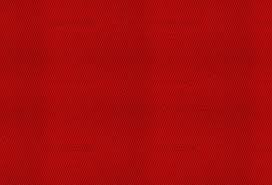
#> input picture color_test_v4/tests/test_alizarin-crimson.jpg, 272 x 185 px, found by its file name; its folder holds 4 pictures in this run
$ python color_HSV_rxy.py
#> lines starting #> are read from the running program, lines starting #| are printed output that depends on the picture; pictures that were not available may be replaced by others from this repository, and a replacement may not be noted
import os
import math
import cv2
import numpy as np

#pic_dir = '/home/evga/rxy/color_test/gen_color_pic/'
pic_dir = 'C:\\Users\\renxinyuan\\Desktop\\color_test\\gen_color_pic\\'

pic_tests_dir = 'C:\\Users\\renxinyuan\\Desktop\\color_test\\tests\\'

#colors = ['yellow.jpg', 'red.jpg', 'blue.jpg', 'green.jpg', 'black.jpg', 'white.jpg']
#test_pic = ['test_yellow.jpg', 'test_deep_blue.png', 'test_green.jpg', 'test_blue.jpg', 'test_red.jpeg', 'mid_yellow.png', 'gold_yellow.jpeg', 'test_green_2.jpg']

colors = os.listdir(pic_dir)
test_pic = os.listdir(pic_tests_dir)

count = len(test_pic)
right_num = 0.0

for t in test_pic:
    value_dict = {}
    img1 = cv2.imread(pic_tests_dir+t, cv2.IMREAD_COLOR)
#> img1 is the input picture: shape (185, 272, 3); mean B, G, R 11.3, 10.9, 167.9
    img1 = cv2.resize(img1, (400, 400), interpolation=cv2.INTER_CUBIC)
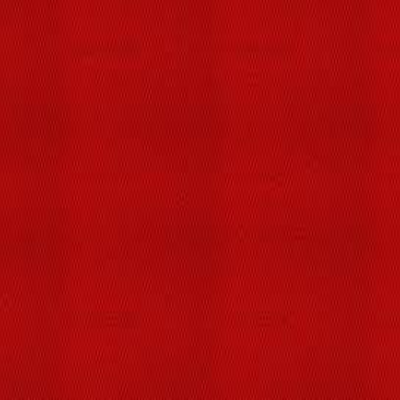
#> img1: shape (400, 400, 3); mean B, G, R 11.3, 10.9, 167.9

    HSV1 = cv2.cvtColor(img1, cv2.COLOR_BGR2HSV)
#> HSV1: shape (400, 400, 3); mean H, S, V 2, 239, 167.9
    aH1, aS1, aV1 = cv2.split(HSV1)
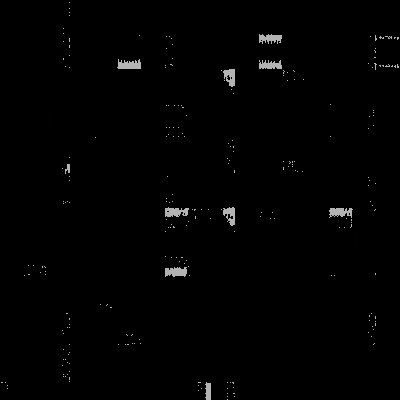
#> aH1: shape (400, 400); min 0, max 179, mean 2
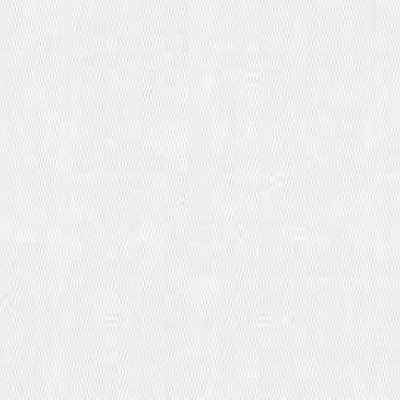
#> aS1: shape (400, 400); min 215, max 255, mean 239
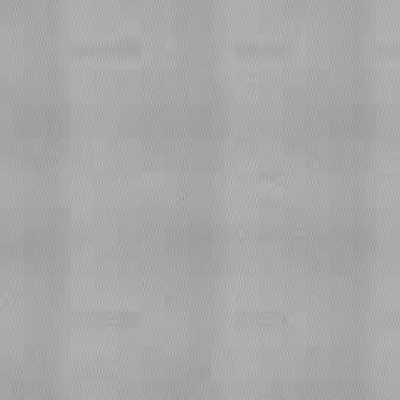
#> aV1: shape (400, 400); min 146, max 189, mean 167.9
    H1 = np.array(aH1)
    S1 = np.array(aS1)
    V1 = np.array(aV1)

    for c in colors:
        # img2 = cv2.imread('/home/*/allAreaColor/result1.jpg',cv2.IMREAD_COLOR)
        img2 = cv2.imread(pic_dir+c,cv2.IMREAD_COLOR)

        HSV2 = cv2.cvtColor(img2, cv2.COLOR_BGR2HSV)
#> HSV2: shape (185, 272, 3); mean H, S, V 1.8, 239.1, 167.9
        aH2, aS2, aV2 = cv2.split(HSV2)
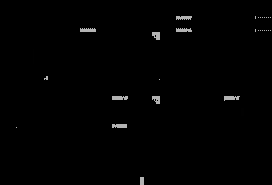
#> aH2: shape (185, 272); min 0, max 179, mean 1.8
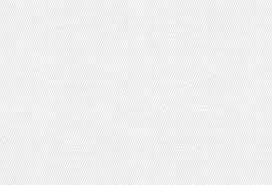
#> aS2: shape (185, 272); min 214, max 255, mean 239.1
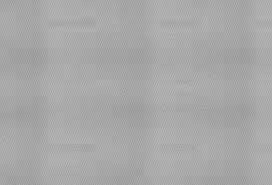
#> aV2: shape (185, 272); min 143, max 192, mean 167.9
        H2 = np.array(aH2)
        S2 = np.array(aS2)
        V2 = np.array(aV2)

#> (the run stopped early here; a loop or call above may not have finished)
